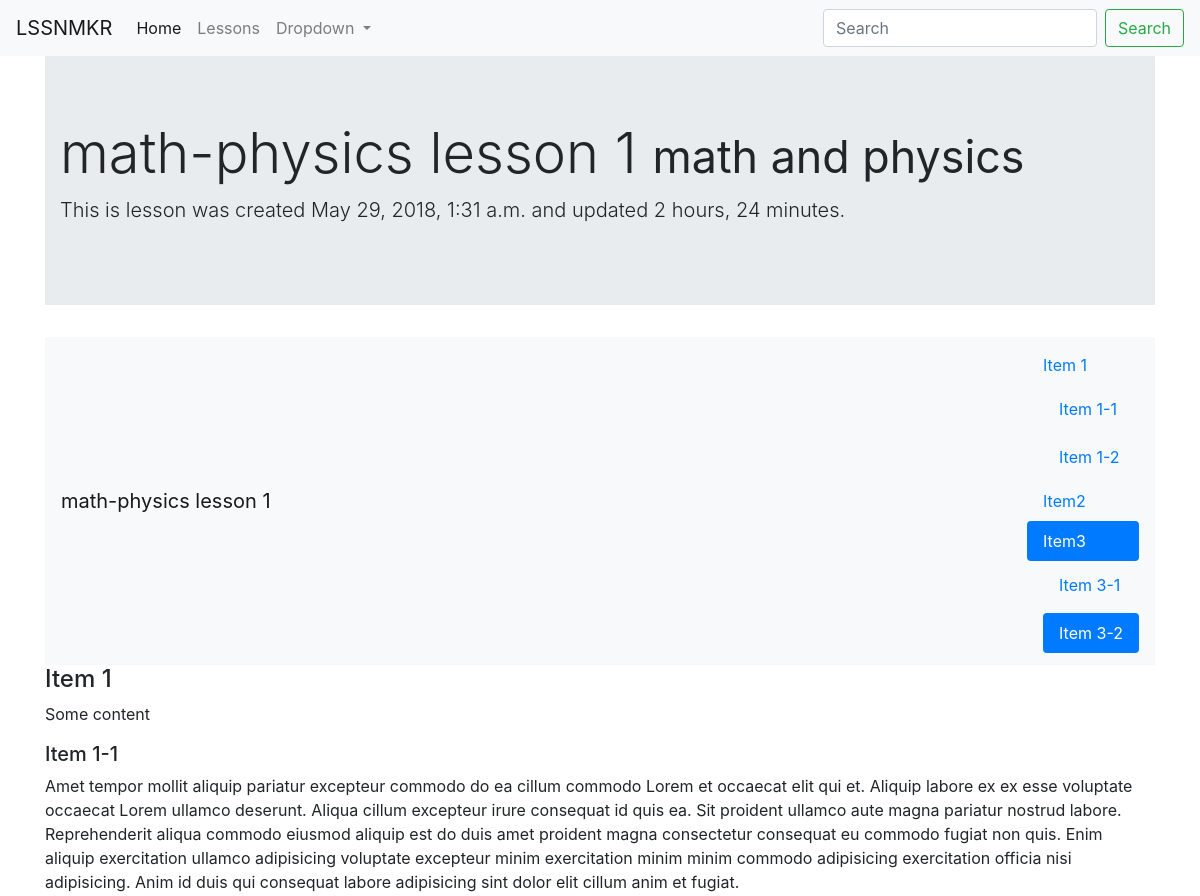
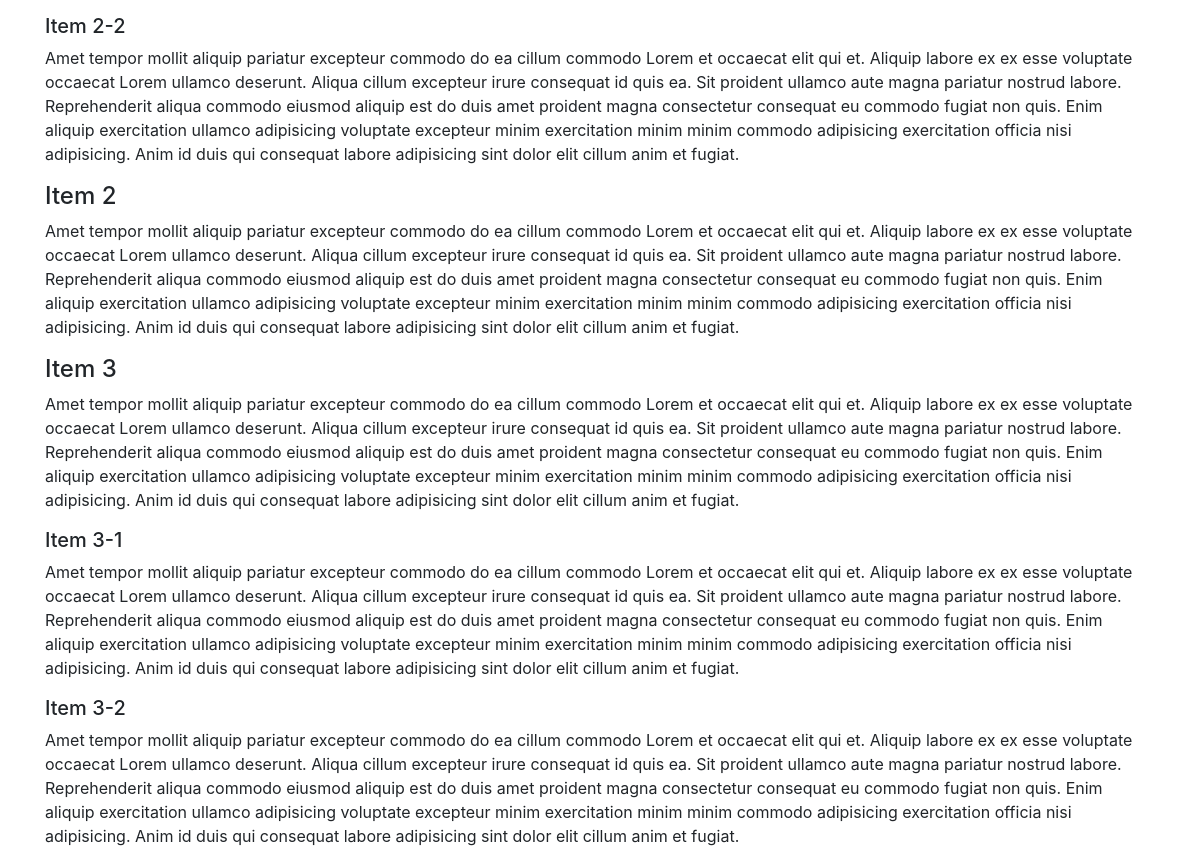
/lessons/math-physics-lesson-1/, run on the app's committed database (2 pictures, top to bottom).
### Lesson/models.py (models this page shows, shortened)
class LessonPlan(models.Model):
    lesson_name = models.CharField(max_length=100, unique=True)
    subtitle = models.CharField(max_length=200, unique=False, blank=True, null=True)
    content = models.TextField()
    is_draft = models.BooleanField(default=True)
    subject = models.CharField(max_length=100, default="physics")
    timestamp = models.DateTimeField(auto_now_add=True)
    updated = models.DateTimeField(auto_now=True)
    slug = models.SlugField(unique=True, null=True, blank=True)
    class Meta:
        pass

### Lesson/views.py (the view)
# urls.py: url(r'^lessons/(?P<slug>[\w-]+)/$', LessonPlanDetailView.as_view(), name="search-lesson"),
class LessonPlanDetailView(DetailView):
    model = LessonPlan

### Lesson/templates/Lesson/lessonplan_detail.html (shortened to what this page needs)
{% extends 'base.html' %}
{% block content %}
<div class="jumbotron jumbotron-fluid">
  <div class="container">
    <h1 class="display-4">{{ object.lesson_name }} <small> {{ object.subject }}</small></h1>
    <p class="lead">This is lesson was created {{ object.timestamp }} and updated {{ object.updated|timesince }}.</p>
  </div>
</div>
<nav id="navbar-example3" class="navbar navbar-light bg-light">
  <a class="navbar-brand" href="#">{{ object.lesson_name }}</a>
  <nav class="nav nav-pills flex-column">
    <a class="nav-link" href="#item-1">Item 1</a>
    <nav class="nav nav-pills flex-column">
      <a class="nav-link ml-3 my-1" href="#item-1-1">Item 1-1</a>
      <a class="nav-link ml-3 my-1" href="#item-1-2">Item 1-2</a>
    </nav>
    <a class="nav-link" href="#item-2">Item2</a>
    <a class="nav-link" href="#item-3">Item3</a>
    <nav class="nav nav-pills flex-column">
      <a class="nav-link ml-3 my-1" href="#item-3-1">Item 3-1</a>
      <a class="nav-link ml-3 my-1" href="#item-3-2">Item 3-2</a>
    </nav>
  </nav>
</nav>
<div data-spy="scroll" data-target="#navbar-example3" data-offset="0">
  <h4 id="item-1">Item 1</h4>
  <p> {{ object.content }}</p>
  <h5 id="item-1-1">Item 1-1</h5>
  <p>
     Amet tempor mollit aliquip pariatur excepteur commodo do ea cillum commodo Lorem et occaecat elit qui et. Aliquip labore ex ex esse voluptate occaecat Lorem ullamco deserunt. Aliqua cillum excepteur irure consequat id quis ea. Sit proident ullamco aute magna pariatur nostrud labore. Reprehenderit aliqua commodo eiusmod aliquip est do duis amet proident magna consectetur consequat eu commodo fugiat non quis. Enim aliquip exercitation ullamco adipisicing voluptate excepteur minim exercitation minim minim commodo adipisicing exercitation officia nisi adipisicing. Anim id duis qui consequat labore adipisicing sint dolor elit cillum anim et fugiat.
 </p>
  <h5 id="item-1-2">Item 2-2</h5>
  <p>
     Amet tempor mollit aliquip pariatur excepteur commodo do ea cillum commodo Lorem et occaecat elit qui et. Aliquip labore ex ex esse voluptate occaecat Lorem ullamco deserunt. Aliqua cillum excepteur irure consequat id quis ea. Sit proident ullamco aute magna pariatur nostrud labore. Reprehenderit aliqua commodo eiusmod aliquip est do duis amet proident magna consectetur consequat eu commodo fugiat non quis. Enim aliquip exercitation ullamco adipisicing voluptate excepteur minim exercitation minim minim commodo adipisicing exercitation officia nisi adipisicing. Anim id duis qui consequat labore adipisicing sint dolor elit cillum anim et fugiat.
 </p>
  <h4 id="item-2">Item 2</h4>
  <p>
     Amet tempor mollit aliquip pariatur excepteur commodo do ea cillum commodo Lorem et occaecat elit qui et. Aliquip labore ex ex esse voluptate occaecat Lorem ullamco deserunt. Aliqua cillum excepteur irure consequat id quis ea. Sit proident ullamco aute magna pariatur nostrud labore. Reprehenderit aliqua commodo eiusmod aliquip est do duis amet proident magna consectetur consequat eu commodo fugiat non quis. Enim aliquip exercitation ullamco adipisicing voluptate excepteur minim exercitation minim minim commodo adipisicing exercitation officia nisi adipisicing. Anim id duis qui consequat labore adipisicing sint dolor elit cillum anim et fugiat.
 </p>
  <h4 id="item-3">Item 3</h4>
  <p>
     Amet tempor mollit aliquip pariatur excepteur commodo do ea cillum commodo Lorem et occaecat elit qui et. Aliquip labore ex ex esse voluptate occaecat Lorem ullamco deserunt. Aliqua cillum excepteur irure consequat id quis ea. Sit proident ullamco aute magna pariatur nostrud labore. Reprehenderit aliqua commodo eiusmod aliquip est do duis amet proident magna consectetur consequat eu commodo fugiat non quis. Enim aliquip exercitation ullamco adipisicing voluptate excepteur minim exercitation minim minim commodo adipisicing exercitation officia nisi adipisicing. Anim id duis qui consequat labore adipisicing sint dolor elit cillum anim et fugiat.
 </p>
  <h5 id="item-3-1">Item 3-1</h5>
  <p>
     Amet tempor mollit aliquip pariatur excepteur commodo do ea cillum commodo Lorem et occaecat elit qui et. Aliquip labore ex ex esse voluptate occaecat Lorem ullamco deserunt. Aliqua cillum excepteur irure consequat id quis ea. Sit proident ullamco aute magna pariatur nostrud labore. Reprehenderit aliqua commodo eiusmod aliquip est do duis amet proident magna consectetur consequat eu commodo fugiat non quis. Enim aliquip exercitation ullamco adipisicing voluptate excepteur minim exercitation minim minim commodo adipisicing exercitation officia nisi adipisicing. Anim id duis qui consequat labore adipisicing sint dolor elit cillum anim et fugiat.
 </p>
  <h5 id="item-3-2">Item 3-2</h5>
  <p>
     Amet tempor mollit aliquip pariatur excepteur commodo do ea cillum commodo Lorem et occaecat elit qui et. Aliquip labore ex ex esse voluptate occaecat Lorem ullamco deserunt. Aliqua cillum excepteur irure consequat id quis ea. Sit proident ullamco aute magna pariatur nostrud labore. Reprehenderit aliqua commodo eiusmod aliquip est do duis amet proident magna consectetur consequat eu commodo fugiat non quis. Enim aliquip exercitation ullamco adipisicing voluptate excepteur minim exercitation minim minim commodo adipisicing exercitation officia nisi adipisicing. Anim id duis qui consequat labore adipisicing sint dolor elit cillum anim et fugiat.
 </p>
</div>
{% endblock content %}

### data on the page
LessonPlan: lesson_name "math-physics lesson 1", subject "math and physics", timestamp "May 29, 2018, 1:31 a.m.", updated "2 hours, 24 minutes", content "Some content"
